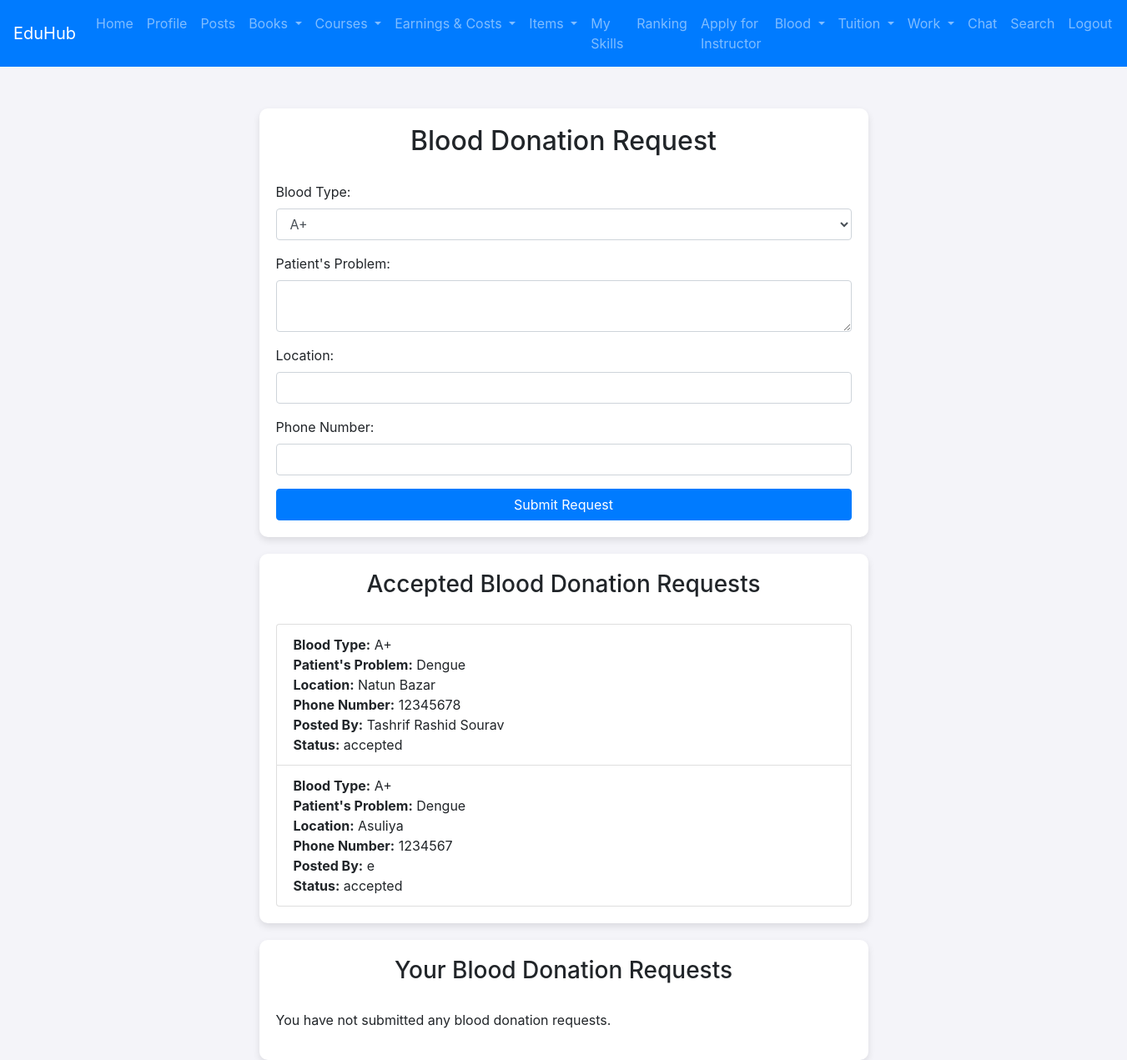
The app's page /adminblood.php with its own data.
### tables this page shows
CREATE TABLE `blood_donation` (
  `request_id` int(11) NOT NULL,
  `student_id` int(11) DEFAULT NULL,
  `blood_type` enum('A+','A-','B+','B-','AB+','AB-','O+','O-') DEFAULT NULL,
  `request_date` timestamp NOT NULL DEFAULT current_timestamp(),
  `patient_problem` text DEFAULT NULL,
  `location` varchar(255) DEFAULT NULL,
  `phone_number` varchar(15) DEFAULT NULL,
  `status` enum('pending','accepted','denied') DEFAULT 'pending'
);

CREATE TABLE `students` (
  `student_id` int(11) NOT NULL,
  `name` varchar(100) DEFAULT NULL,
  `email` varchar(100) DEFAULT NULL,
  `password` varchar(255) DEFAULT NULL,
  `profile_rank` decimal(3,2) DEFAULT NULL,
  `career_guidance` text DEFAULT NULL,
  `personalized_suggestions` text DEFAULT NULL,
  `created_at` timestamp NOT NULL DEFAULT current_timestamp(),
  `isadmin` enum('yes','no') DEFAULT 'no',
  `profile_picture` varchar(255) DEFAULT NULL,
  `otp` varchar(6) DEFAULT NULL,
  `is_verified` tinyint(1) NOT NULL DEFAULT 0
);

### adminblood.php (the view, shortened to what this page needs)
<?php
include 'db_connect.php';
$student_id = $_SESSION['student_id'];
$accepted_sql = "SELECT bd.*, s.name FROM blood_donation bd
                 JOIN students s ON bd.student_id = s.student_id
                 WHERE bd.status = 'accepted'";
$accepted_result = mysqli_query($conn, $accepted_sql);
$user_requests_sql = "SELECT * FROM blood_donation WHERE student_id = '$student_id'";
$user_requests_result = mysqli_query($conn, $user_requests_sql);
?>
<!DOCTYPE html>
<html lang="en">
<head>
    <link href="https://stackpath.bootstrapcdn.com/bootstrap/4.5.2/css/bootstrap.min.css" rel="stylesheet">
</head>
<body>
    <?php include 'navbaradmin.php'; ?>
    <div class="container content-container">
        <div class="row justify-content-center">
            <div class="col-md-8">
                <div class="form-container">
                    <h2 class="section-header">Blood Donation Request</h2>
                    <form action="blood.php" method="POST">
                        <div class="form-group">
                            <label for="blood_type">Blood Type:</label>
                            <select name="blood_type" class="form-control" required>
                                <option value="A+">A+</option>
                            </select>
                        </div>
                        <div class="form-group">
                            <label for="patient_problem">Patient's Problem:</label>
                            <textarea name="patient_problem" class="form-control" required></textarea>
                        </div>
                        <div class="form-group">
                            <label for="location">Location:</label>
                            <input type="text" name="location" class="form-control" required>
                        </div>
                        <div class="form-group">
                            <label for="phone_number">Phone Number:</label>
                            <input type="text" name="phone_number" class="form-control" required>
                        </div>
                        <button type="submit" class="btn btn-primary">Submit Request</button>
                    </form>
                </div>
                <div class="request-list">
                    <h3 class="section-header">Accepted Blood Donation Requests</h3>
                    <?php if (mysqli_num_rows($accepted_result) > 0): ?>
                        <ul class="list-group">
                            <?php while ($row = mysqli_fetch_assoc($accepted_result)): ?>
                                <li class="list-group-item">
                                    <strong>Blood Type:</strong> <?= htmlspecialchars($row['blood_type']) ?><br>
                                    <strong>Patient's Problem:</strong> <?= htmlspecialchars($row['patient_problem']) ?><br>
                                    <strong>Location:</strong> <?= htmlspecialchars($row['location']) ?><br>
                                    <strong>Phone Number:</strong> <?= htmlspecialchars($row['phone_number']) ?><br>
                                    <strong>Posted By:</strong> <?= htmlspecialchars($row['name']) ?><br>
                                    <strong>Status:</strong> <?= htmlspecialchars($row['status']) ?><br>
                                </li>
                            <?php endwhile; ?>
                        </ul>
                    <?php else: ?>
                        <p>No accepted blood donation requests.</p>
                    <?php endif; ?>
                </div>
                <div class="request-list">
                    <h3 class="section-header">Your Blood Donation Requests</h3>
                    <?php if (mysqli_num_rows($user_requests_result) > 0): ?>
                        <ul class="list-group">
                            <?php while ($row = mysqli_fetch_assoc($user_requests_result)): ?>
                                <li class="list-group-item">
                                    <strong>Blood Type:</strong> <?= htmlspecialchars($row['blood_type']) ?><br>
                                    <strong>Patient's Problem:</strong> <?= htmlspecialchars($row['patient_problem']) ?><br>
                                    <strong>Location:</strong> <?= htmlspecialchars($row['location']) ?><br>
                                    <strong>Phone Number:</strong> <?= htmlspecialchars($row['phone_number']) ?><br>
                                    <strong>Status:</strong> <?= htmlspecialchars($row['status']) ?><br>
                                    <form action="blood.php" method="POST" class="mt-2">
                                        <input type="hidden" name="request_id" value="<?= $row['request_id'] ?>">
                                        <button type="submit" name="delete_request" class="btn btn-danger">Delete Request</button>
                                    </form>
                                </li>
                            <?php endwhile; ?>
                        </ul>
                    <?php else: ?>
                        <p>You have not submitted any blood donation requests.</p>
                    <?php endif; ?>
                </div>
            </div>
        </div>
    </div>
</body>
</html>

### adminblood.php (style rules this page uses)
body { background-color: #f4f4f9; }
.content-container { margin-top: 50px; }
.section-header { margin-bottom: 30px; text-align: center; }
.form-container { background-color: #fff; padding: 20px; border-radius: 10px; box-shadow: 0 4px 8px rgba(0, 0, 0, 0.1); }
.request-list { background-color: #fff; padding: 20px; border-radius: 10px; box-shadow: 0 4px 8px rgba(0, 0, 0, 0.1); margin-top: 20px; }
.btn-danger, .btn-primary { width: 100%; }

### records on screen
blood_donation: blood_type "A+", patient_problem "Dengue", location "Natun Bazar", phone_number "12345678", student.name "Tashrif Rashid Sourav", status "accepted"
blood_donation: blood_type "A+", patient_problem "Dengue", location "Asuliya", phone_number "1234567", student.name "e", status "accepted"
